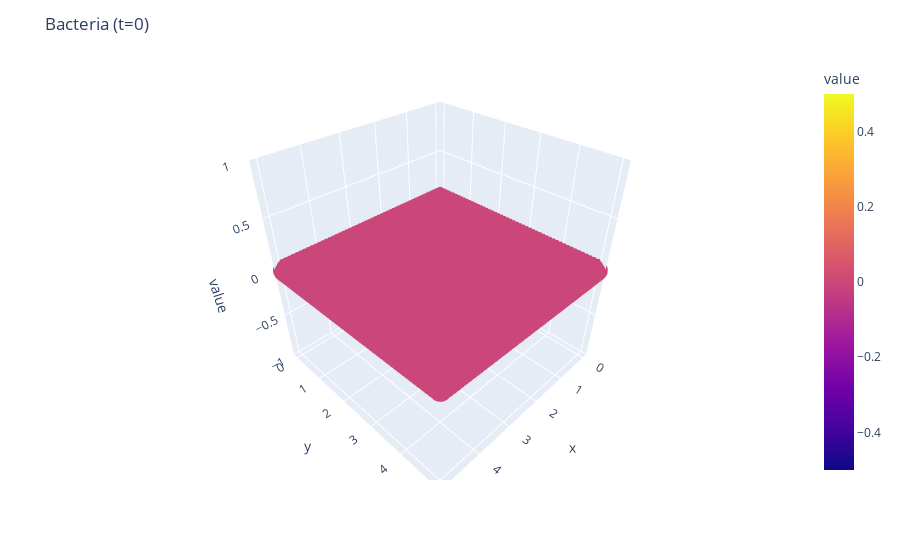
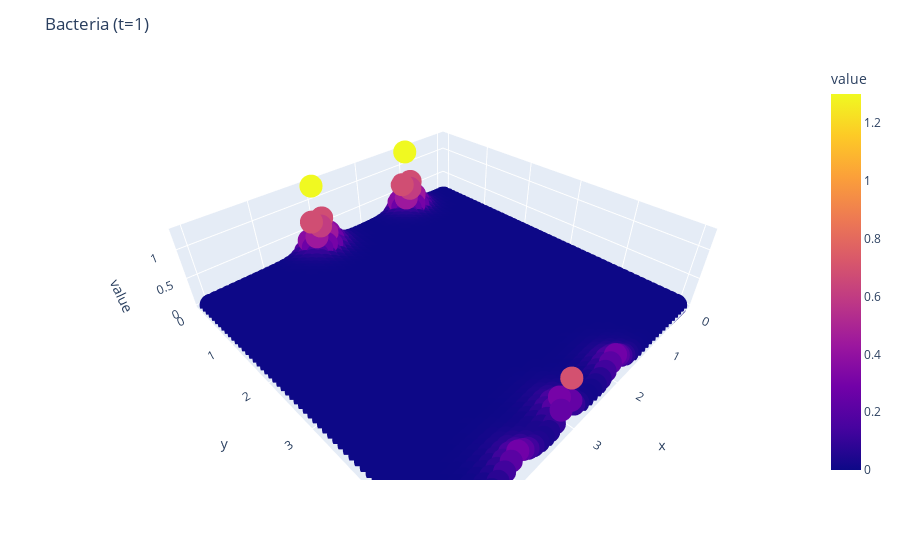
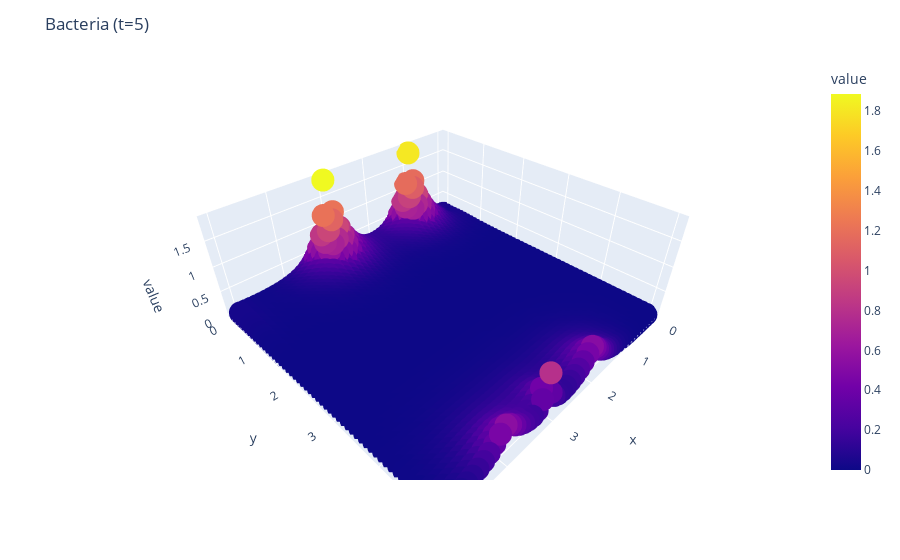
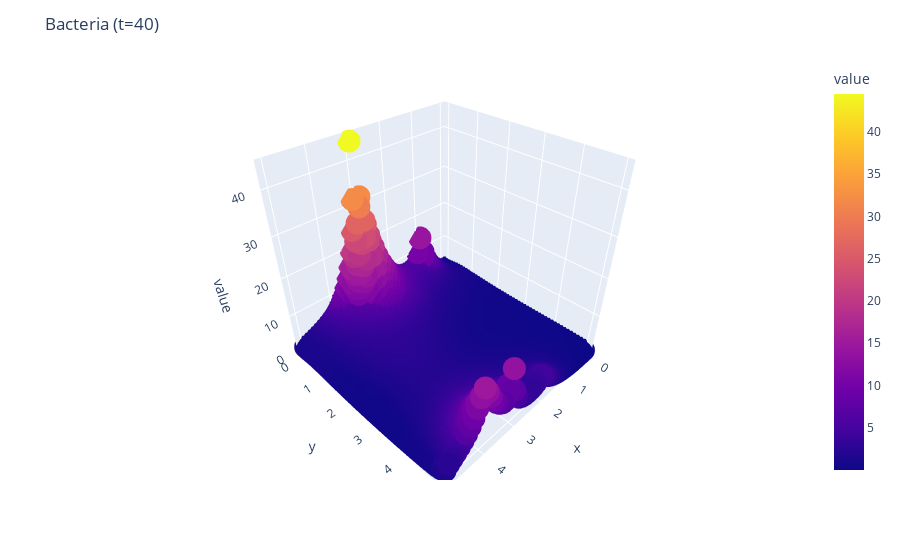

The cell these charts' notebook holds for them, in order:
### Code cell
for t in [0,1,5,40,50]:
    df = pd.read_csv("neutrophil2d_t" + str(t) + ".csv")
    fig = px.scatter_3d(df, x="x", y="y", z="value", color="value")
    fig.update_layout(title="Bacteria (t=" +str(t) +")")
    fig.show()

### Figure 1 — Plotly figure (JSON) as saved in the notebook; plotly's stock layout.template omitted (floating-point values rounded to 4 significant figures; data arrays with more than 128 entries replaced by an {"elided": "..."} marker saying what was removed)
{"data": [{"hoverlabel": {"namelength": 0}, "hovertemplate": "x=%{x}<br>y=%{y}<br>value=%{marker.color}", "legendgroup": "", "marker": {"color": {"elided": "2601 int values"}, "coloraxis": "coloraxis", "symbol": "circle"}, "mode": "markers", "name": "", "scene": "scene", "showlegend": false, "type": "scatter3d", "x": {"elided": "2601 float values"}, "y": {"elided": "2601 float values"}, "z": {"elided": "2601 int values"}}], "layout": {"coloraxis": {"colorbar": {"title": {"text": "value"}}, "colorscale": [[0, "#0d0887"], [0.1111, "#46039f"], [0.2222, "#7201a8"], [0.3333, "#9c179e"], [0.4444, "#bd3786"], [0.5556, "#d8576b"], [0.6667, "#ed7953"], [0.7778, "#fb9f3a"], [0.8889, "#fdca26"], [1, "#f0f921"]]}, "legend": {"tracegroupgap": 0}, "margin": {"t": 60}, "scene": {"domain": {"x": [0, 1], "y": [0, 1]}, "xaxis": {"title": {"text": "x"}}, "yaxis": {"title": {"text": "y"}}, "zaxis": {"title": {"text": "value"}}}, "title": {"text": "Bacteria (t=0)"}}}

### Figure 2 — Plotly figure (JSON) as saved in the notebook; plotly's stock layout.template omitted (floating-point values rounded to 4 significant figures; data arrays with more than 128 entries replaced by an {"elided": "..."} marker saying what was removed)
{"data": [{"hoverlabel": {"namelength": 0}, "hovertemplate": "x=%{x}<br>y=%{y}<br>value=%{marker.color}", "legendgroup": "", "marker": {"color": {"elided": "2601 float values"}, "coloraxis": "coloraxis", "symbol": "circle"}, "mode": "markers", "name": "", "scene": "scene", "showlegend": false, "type": "scatter3d", "x": {"elided": "2601 float values"}, "y": {"elided": "2601 float values"}, "z": {"elided": "2601 float values"}}], "layout": {"coloraxis": {"colorbar": {"title": {"text": "value"}}, "colorscale": [[0, "#0d0887"], [0.1111, "#46039f"], [0.2222, "#7201a8"], [0.3333, "#9c179e"], [0.4444, "#bd3786"], [0.5556, "#d8576b"], [0.6667, "#ed7953"], [0.7778, "#fb9f3a"], [0.8889, "#fdca26"], [1, "#f0f921"]]}, "legend": {"tracegroupgap": 0}, "margin": {"t": 60}, "scene": {"domain": {"x": [0, 1], "y": [0, 1]}, "xaxis": {"title": {"text": "x"}}, "yaxis": {"title": {"text": "y"}}, "zaxis": {"title": {"text": "value"}}}, "title": {"text": "Bacteria (t=1)"}}}

### Figure 3 — Plotly figure (JSON) as saved in the notebook; plotly's stock layout.template omitted (floating-point values rounded to 4 significant figures; data arrays with more than 128 entries replaced by an {"elided": "..."} marker saying what was removed)
{"data": [{"hoverlabel": {"namelength": 0}, "hovertemplate": "x=%{x}<br>y=%{y}<br>value=%{marker.color}", "legendgroup": "", "marker": {"color": {"elided": "2601 float values"}, "coloraxis": "coloraxis", "symbol": "circle"}, "mode": "markers", "name": "", "scene": "scene", "showlegend": false, "type": "scatter3d", "x": {"elided": "2601 float values"}, "y": {"elided": "2601 float values"}, "z": {"elided": "2601 float values"}}], "layout": {"coloraxis": {"colorbar": {"title": {"text": "value"}}, "colorscale": [[0, "#0d0887"], [0.1111, "#46039f"], [0.2222, "#7201a8"], [0.3333, "#9c179e"], [0.4444, "#bd3786"], [0.5556, "#d8576b"], [0.6667, "#ed7953"], [0.7778, "#fb9f3a"], [0.8889, "#fdca26"], [1, "#f0f921"]]}, "legend": {"tracegroupgap": 0}, "margin": {"t": 60}, "scene": {"domain": {"x": [0, 1], "y": [0, 1]}, "xaxis": {"title": {"text": "x"}}, "yaxis": {"title": {"text": "y"}}, "zaxis": {"title": {"text": "value"}}}, "title": {"text": "Bacteria (t=5)"}}}

### Figure 4 — Plotly figure (JSON) as saved in the notebook; plotly's stock layout.template omitted (floating-point values rounded to 4 significant figures; data arrays with more than 128 entries replaced by an {"elided": "..."} marker saying what was removed)
{"data": [{"hoverlabel": {"namelength": 0}, "hovertemplate": "x=%{x}<br>y=%{y}<br>value=%{marker.color}", "legendgroup": "", "marker": {"color": {"elided": "2601 float values"}, "coloraxis": "coloraxis", "symbol": "circle"}, "mode": "markers", "name": "", "scene": "scene", "showlegend": false, "type": "scatter3d", "x": {"elided": "2601 float values"}, "y": {"elided": "2601 float values"}, "z": {"elided": "2601 float values"}}], "layout": {"coloraxis": {"colorbar": {"title": {"text": "value"}}, "colorscale": [[0, "#0d0887"], [0.1111, "#46039f"], [0.2222, "#7201a8"], [0.3333, "#9c179e"], [0.4444, "#bd3786"], [0.5556, "#d8576b"], [0.6667, "#ed7953"], [0.7778, "#fb9f3a"], [0.8889, "#fdca26"], [1, "#f0f921"]]}, "legend": {"tracegroupgap": 0}, "margin": {"t": 60}, "scene": {"domain": {"x": [0, 1], "y": [0, 1]}, "xaxis": {"title": {"text": "x"}}, "yaxis": {"title": {"text": "y"}}, "zaxis": {"title": {"text": "value"}}}, "title": {"text": "Bacteria (t=40)"}}}
